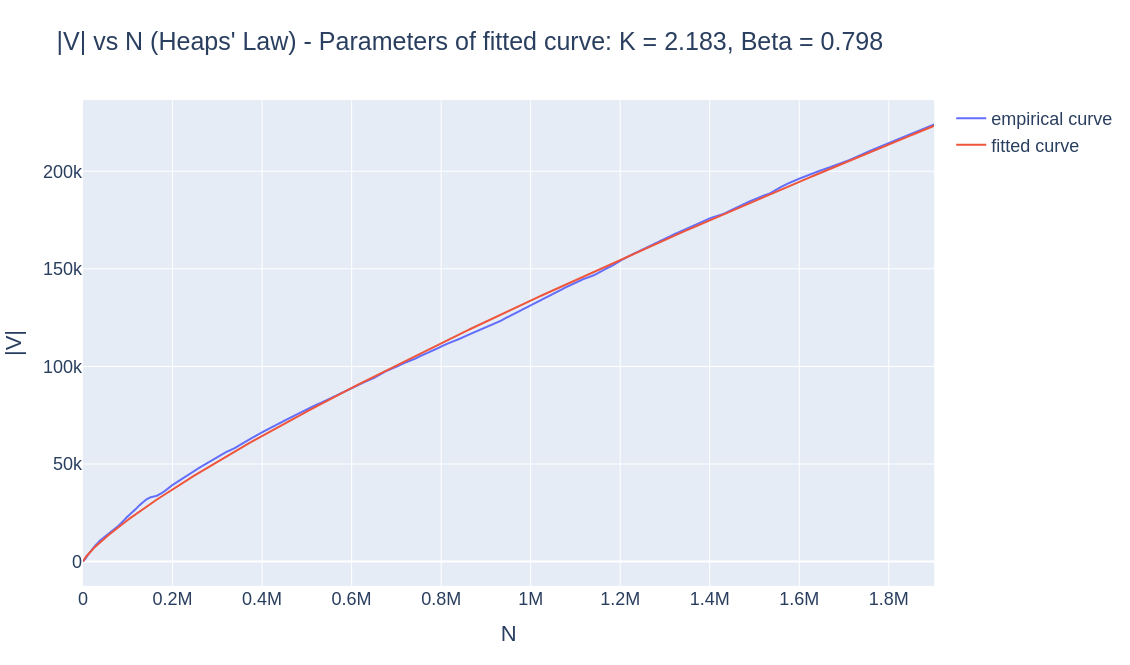

Here is the Python script that generated this plot:
"""
Chris Francis (chris.francis@iitgn.ac.in)
Script to plot heaps law
"""

import pickle
import plotly.graph_objects as go
from scipy.optimize import curve_fit
from tqdm import tqdm
import numpy as np

def exp_func(x, k, b):
    return k*(x**b)

open_file = open('tokens_list.pkl', "rb")
tokens_list = pickle.load(open_file)
open_file.close()

x = []
y = []

uniq = set()

i = 0
for token in tqdm(tokens_list):
    if not token.startswith('#') and not token.startswith('@'):
        i+=1
        uniq.add(token)
        x.append(i)
        y.append(len(uniq))

fig = go.Figure()
fig.add_trace(go.Scatter(x=x, y=y, name='empirical curve'))

popt, pcov = curve_fit(exp_func, x, y)
x_fit = np.linspace(min(x), max(x), 1000)
y_fit = [exp_func(x, popt[0], popt[1]) for x in x_fit]

fig.add_trace(go.Scatter(x=x_fit, y=y_fit, name='fitted curve'))

anno = "Parameters of fitted curve: K = " + str(round(popt[0], 3)) + ", Beta = " + str(round(popt[1], 3))

fig.update_layout(title_text="|V| vs N (Heaps' Law) - " + anno, 
                    yaxis_title='|V|', 
                    xaxis_title='N', 
                    font_size = 18)
fig.show()
